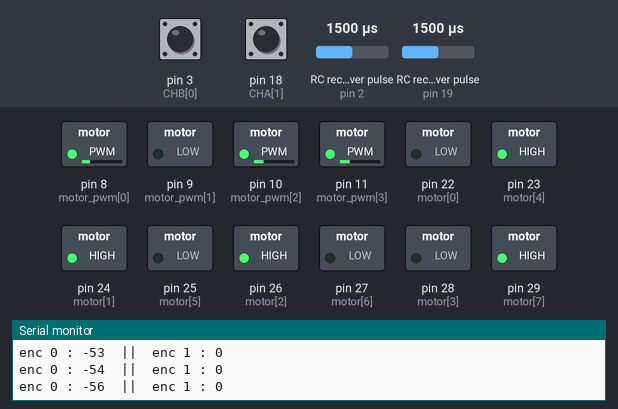
A sketch run on a simulated Arduino Mega 2560, built with avr-gcc and run on an emulated ATmega2560. Shown: switched loads named in the sketch (green lamp = pin HIGH), the last lines printed to the serial monitor. Wiring (inferred from the names in the program): 2 × RC receiver channel: data pin 2 / data pin 19. Inputs (shaded band) come from the test bench; at power-on: pin 3 (CHB[0]) HIGH, RC receiver pulse (sensors on pin 19, pin 2) 1500 µs, pin 18 (CHA[1]) HIGH.

Above: at 1.2 s.
1.3 s: pin 3 (CHB[0]) pulled LOW for 3.2 s
At 3.3 s:
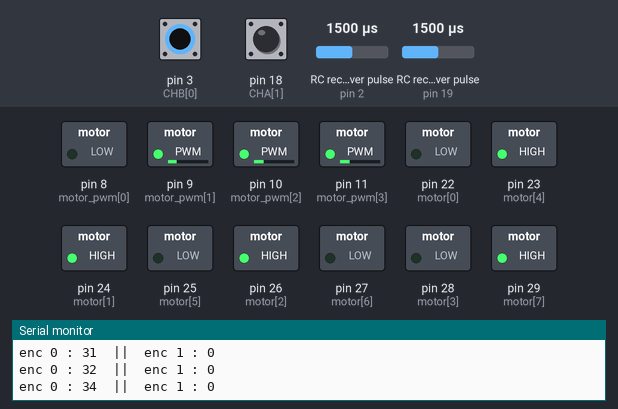
7.5 s: RC receiver pulse (sensor on pin 19) set to 1020 µs
10.5 s: pin 18 (CHA[1]) pulled LOW for 3.2 s
16.7 s: pin 18 (CHA[1]) pulled LOW for 1 s
20.7 s: pin 3 (CHB[0]) pulled LOW for 0.15 s
23.8 s: pin 3 (CHB[0]) pulled LOW for 1 s
Timing chart, 0 to 26.8 s (numbered marks = the images above; inputs shaded):
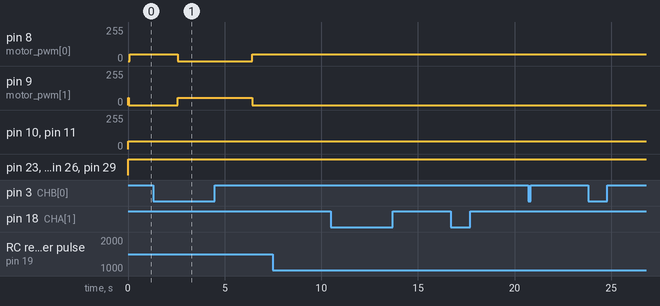

Measured:
- after the input at 1.3 s, pin 8 (motor_pwm[0]): 50/255 → 0/255 after 1.3 s, → 50/255 3.9 s later; pin 9 (motor_pwm[1]): 0/255 → 55/255 after 1.3 s, → 0/255 3.9 s later

The sketch:

motor1.ino
```cpp
/*manual

arah
            roda 0  ||  roda 1  ||  roda 2  ||  roda 3
0 = maju      PWM1  ||  PWM0    ||    PWM0  ||  PWM1
1 = kanan     PWM0  ||  PWM0    ||    PWM1  ||  PWM1
2 = mundur    PWM0  ||  PWM1    ||    PWM1  ||  PWM0
3 = kiri      PWM1  ||  PWM1    ||    PWM0  ||  PWM0

pasangan = 0 dan 2
           1 dan 3

putaran

0 = berlawanan
1 = searah

motor

0 = kanan depan
1 = kiri  depan
2 = kiri  belakang
3 = kanan belakang


*/

//#include <Wire.h>
//#include <LiquidCrystal_I2C.h>
//LiquidCrystal_I2C lcd(0x27,20,4);  // set the LCD address to 0x27 for a 16 chars and 2 line display

int
motor[8]    ={22,24,26,28,     //ini pin roda
              23,25,27,29},
motor_pwm[4]={ 8, 9,10,11},
pwm1_[4]    ={50,50,50,60},
pwm0_[4]    ={50,55,60.5,50},
pwm1[4]     ={50,50,50,60},   //searah dgn jarum jam
pwm0[4]     ={50,55,60.5,50};   //berlawanan jarum jam

volatile int count[3]    ={0,0,0},
             count_old[3]={0,0,0};

const byte CHA[2]={2,18},
           CHB[2]={3,19};


void setup() {

  Serial.begin(9600);

  for(int i=0;i<2;i++){
    pinMode(CHA[i],INPUT);
    pinMode(CHB[i],INPUT);
  }
  for(int i=0;i<2;i++){
    digitalWrite(CHA[i],HIGH);
    digitalWrite(CHB[i],HIGH);
  }
  //RISING FALLING CHANGE
  attachInterrupt(0, flag0, CHANGE);
  attachInterrupt(4, flag1, CHANGE);

  for(int i=0;i<8;i++){
    pinMode(motor[i],OUTPUT);
  }
  for(int i=0;i<4;i++){
    pinMode(motor_pwm[i],OUTPUT);
  }
}

void loop() {
  hitung();
  riset();
}
```

PID.ino
```cpp
void PID0(){
  int a=count[0],b=count[1];
  if(b>a){
    pwm0[1]= pwm0[1]/2;
    pwm1[0]=pwm1_[0];
  }
  else if((a+1000)>b){
    pwm1[0]= pwm1[0]/2;
    pwm0[1]=pwm0_[1];
  }
  else{
    pwm0[1]=pwm0_[1];
    pwm1[0]=pwm1_[0];
  }
}
```

encoder.ino
```cpp
void flag0(){
  flag(0);
}
void flag1(){
  flag(1);
}

void flag(int a){
  if(digitalRead(CHA[a])and!digitalRead(CHB[a])){
    count[a]++;
  }
  if(digitalRead(CHA[a])and digitalRead(CHB[a])){
    count[a]--;
  }
}

void hitung(){
  if(count_old[0]!=count[0] or count_old[1]!=count[1] or count_old[2]!=count[2]){
    Serial.print("enc 0 : ");Serial.print(count[0]);
    Serial.print("  ||  enc 1 : ");Serial.println(count[1]);

  }
  for(int i=0; i<3;i++){
    count_old[i]=count[i];
  }
}
```

jalan_motor.ino
```cpp
void jalan(int arah){
   switch(arah){
    case 0 : putar(0,1);putar(1,0);putar(2,0);putar(3,1);PID0();break;
    case 1 : putar(0,0);putar(1,0);putar(2,1);putar(3,1);break;
    case 2 : putar(0,0);putar(1,1);putar(2,1);putar(3,0);break;
    case 3 : putar(0,1);putar(1,1);putar(2,0);putar(3,0);break;
    case 4 : berhenti(0);berhenti(1);berhenti(2);berhenti(3);break;
  }
}
void putar(int a, int b){
  int c;
  switch(b){
    case 0:
    switch(a){
      case 0: c=pwm0[0];break;
      case 1: c=pwm0[1];break;
      case 2: c=pwm0[2];break;
      case 3: c=pwm0[3];break;
    }break;
    case 1:
    switch(a){
      case 0: c=pwm1[0];break;
      case 1: c=pwm1[1];break;
      case 2: c=pwm1[2];break;
      case 3: c=pwm1[3];break;
    }break;
  }
  putar_cstm(a,b,c);
}
void putar_cstm(int a, int b, int pwm){
  digitalWrite(motor[a],!b);
  digitalWrite(motor[a+4],b);
  analogWrite(motor_pwm[a],pwm);
}
void berhenti(int a){
  digitalWrite(motor[a],1);
  digitalWrite(motor[a+4],1);
  analogWrite(motor_pwm[a],0);
}
```

riset.ino
```cpp
void riset(){
  if(count[0]<900-10){
    jalan(0);
  }else jalan(4);
}
```
